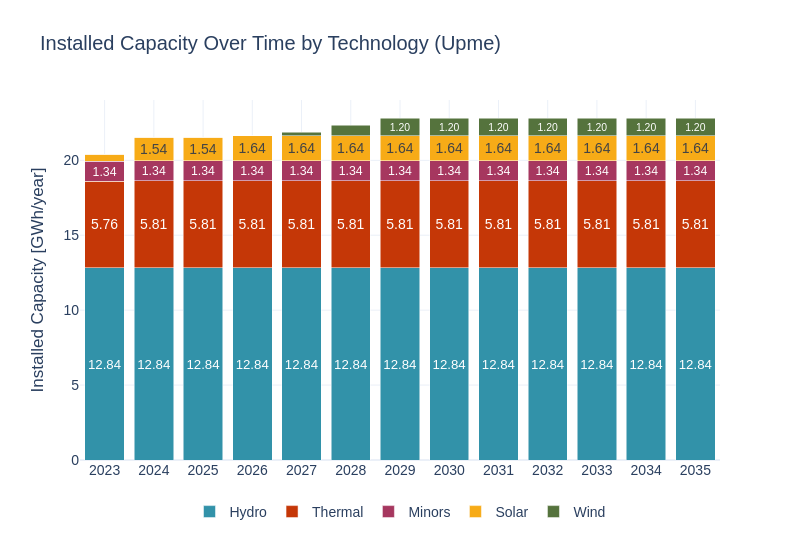

Notebook source saved alongside this figure:
### Code cell
cap_inst_upme = pd.read_csv('../../../data/UPME/scenarios/0_upme.csv')
all_techs  = cap_inst_upme["gen_tech"].unique()

full_index = pd.MultiIndex.from_product([range(years[0], years[1] + 1), all_techs], names=["year", "gen_tech"])
all_combinations = pd.DataFrame(index=full_index).reset_index()

cap_inst_upme = pd.merge(all_combinations, cap_inst_upme, on=["year", "gen_tech"], how="left")
cap_inst_upme["BuildGen"] = cap_inst_upme["BuildGen"].fillna(0)

cap_inst_upme["BuildGen"] = cap_inst_upme.groupby("gen_tech")["BuildGen"].cumsum()
cap_inst_upme["BuildGen"] = cap_inst_upme["BuildGen"] / 1000
sw.scenarios.dispatched_generation(cap_inst_upme, 'Installed Capacity', 'GWh', 'year', 'BuildGen', 'gen_tech', scenario_name, 'Upme', 1)
#cap_inst_upme.to_csv('./11_upme.csv')

### Figure 1 — Plotly figure (JSON) as saved in the notebook; plotly's stock layout.template omitted (floating-point values rounded to 4 significant figures)
{"data": [{"alignmentgroup": "True", "hovertemplate": "gen_tech=Hydro<br>Year=%{x}<br>Dispatched Generation (MW)=%{y}<br>text=%{text}<extra></extra>", "insidetextanchor": "middle", "legendgroup": "Hydro", "marker": {"color": "#3292A9", "pattern": {"shape": ""}}, "name": "Hydro", "offsetgroup": "Hydro", "orientation": "v", "showlegend": true, "text": ["12.84", "12.84", "12.84", "12.84", "12.84", "12.84", "12.84", "12.84", "12.84", "12.84", "12.84", "12.84", "12.84"], "textangle": 0, "textposition": "inside", "texttemplate": "%{text}", "type": "bar", "x": [2023, 2024, 2025, 2026, 2027, 2028, 2029, 2030, 2031, 2032, 2033, 2034, 2035], "xaxis": "x", "y": [12.84, 12.84, 12.84, 12.84, 12.84, 12.84, 12.84, 12.84, 12.84, 12.84, 12.84, 12.84, 12.84], "yaxis": "y"}, {"alignmentgroup": "True", "hovertemplate": "gen_tech=Thermal<br>Year=%{x}<br>Dispatched Generation (MW)=%{y}<br>text=%{text}<extra></extra>", "insidetextanchor": "middle", "legendgroup": "Thermal", "marker": {"color": "#C53707", "pattern": {"shape": ""}}, "name": "Thermal", "offsetgroup": "Thermal", "orientation": "v", "showlegend": true, "text": ["5.76", "5.81", "5.81", "5.81", "5.81", "5.81", "5.81", "5.81", "5.81", "5.81", "5.81", "5.81", "5.81"], "textangle": 0, "textposition": "inside", "texttemplate": "%{text}", "type": "bar", "x": [2023, 2024, 2025, 2026, 2027, 2028, 2029, 2030, 2031, 2032, 2033, 2034, 2035], "xaxis": "x", "y": [5.764, 5.806, 5.806, 5.806, 5.806, 5.806, 5.806, 5.806, 5.806, 5.806, 5.806, 5.806, 5.806], "yaxis": "y"}, {"alignmentgroup": "True", "hovertemplate": "gen_tech=Minors<br>Year=%{x}<br>Dispatched Generation (MW)=%{y}<br>text=%{text}<extra></extra>", "insidetextanchor": "middle", "legendgroup": "Minors", "marker": {"color": "#A6375F", "pattern": {"shape": ""}}, "name": "Minors", "offsetgroup": "Minors", "orientation": "v", "showlegend": true, "text": ["1.34", "1.34", "1.34", "1.34", "1.34", "1.34", "1.34", "1.34", "1.34", "1.34", "1.34", "1.34", "1.34"], "textangle": 0, "textposition": "inside", "texttemplate": "%{text}", "type": "bar", "x": [2023, 2024, 2025, 2026, 2027, 2028, 2029, 2030, 2031, 2032, 2033, 2034, 2035], "xaxis": "x", "y": [1.341, 1.341, 1.341, 1.341, 1.341, 1.341, 1.341, 1.341, 1.341, 1.341, 1.341, 1.341, 1.341], "yaxis": "y"}, {"alignmentgroup": "True", "hovertemplate": "gen_tech=Solar<br>Year=%{x}<br>Dispatched Generation (MW)=%{y}<br>text=%{text}<extra></extra>", "insidetextanchor": "middle", "legendgroup": "Solar", "marker": {"color": "#F7AB17", "pattern": {"shape": ""}}, "name": "Solar", "offsetgroup": "Solar", "orientation": "v", "showlegend": true, "text": ["", "1.54", "1.54", "1.64", "1.64", "1.64", "1.64", "1.64", "1.64", "1.64", "1.64", "1.64", "1.64"], "textangle": 0, "textposition": "inside", "texttemplate": "%{text}", "type": "bar", "x": [2023, 2024, 2025, 2026, 2027, 2028, 2029, 2030, 2031, 2032, 2033, 2034, 2035], "xaxis": "x", "y": [0.454, 1.542, 1.542, 1.641, 1.641, 1.641, 1.641, 1.641, 1.641, 1.641, 1.641, 1.641, 1.641], "yaxis": "y"}, {"alignmentgroup": "True", "hovertemplate": "gen_tech=Wind<br>Year=%{x}<br>Dispatched Generation (MW)=%{y}<br>text=%{text}<extra></extra>", "insidetextanchor": "middle", "legendgroup": "Wind", "marker": {"color": "#55733D", "pattern": {"shape": ""}}, "name": "Wind", "offsetgroup": "Wind", "orientation": "v", "showlegend": true, "text": ["", "", "", "", "", "", "1.20", "1.20", "1.20", "1.20", "1.20", "1.20", "1.20"], "textangle": 0, "textposition": "inside", "texttemplate": "%{text}", "type": "bar", "x": [2023, 2024, 2025, 2026, 2027, 2028, 2029, 2030, 2031, 2032, 2033, 2034, 2035], "xaxis": "x", "y": [0, 0, 0, 0, 0.255, 0.705, 1.197, 1.197, 1.197, 1.197, 1.197, 1.197, 1.197], "yaxis": "y"}], "layout": {"barmode": "stack", "font": {"family": "Arial", "size": 14}, "height": 540, "legend": {"orientation": "h", "title": {}, "tracegroupgap": 0, "x": 0.5, "xanchor": "center", "y": -0.1}, "title": {"text": "Installed Capacity Over Time by Technology (Upme)"}, "width": 800, "xaxis": {"anchor": "y", "domain": [0, 1], "showgrid": true, "tickangle": 0, "tickfont": {"family": "Arial", "size": 14}, "tickvals": [2023, 2024, 2025, 2026, 2027, 2028, 2029, 2030, 2031, 2032, 2033, 2034, 2035], "title": {"text": ""}}, "yaxis": {"anchor": "x", "domain": [0, 1], "title": {"text": "Installed Capacity [GWh/year]"}}}}
